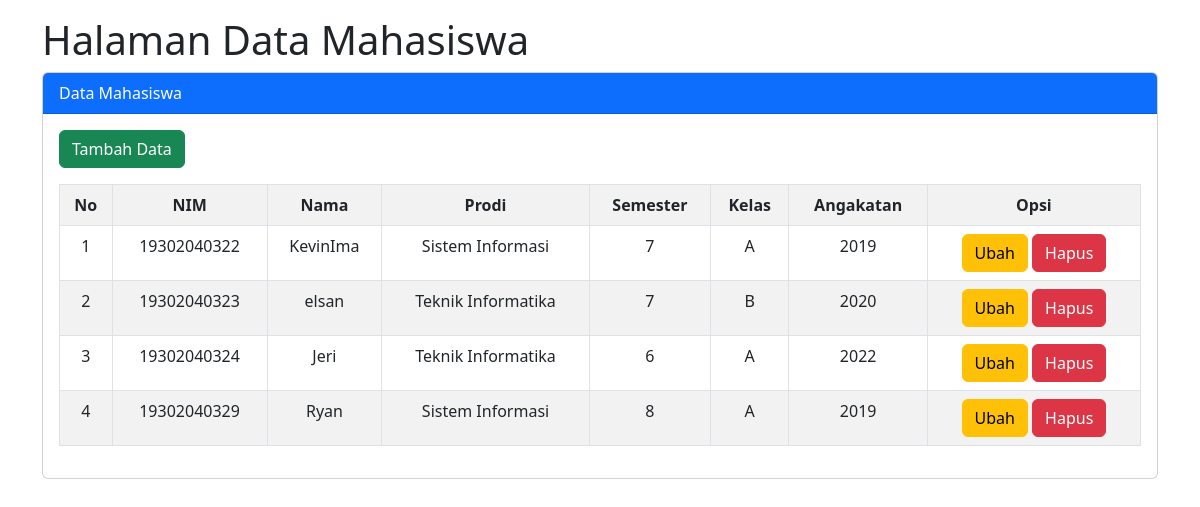
Screenshot of /CRUD/index.php with the database file from the repository.
### tables this page shows
CREATE TABLE `mahasiswa` (
  `nim` varchar(20) NOT NULL,
  `nama` varchar(50) NOT NULL,
  `id_prodi` varchar(50) NOT NULL,
  `id_semester` varchar(50) NOT NULL,
  `kelas` varchar(50) NOT NULL,
  `angkatan` varchar(50) NOT NULL
);

CREATE TABLE `prodi` (
  `id_prodi` varchar(10) NOT NULL,
  `nama_prodi` varchar(50) NOT NULL
);

CREATE TABLE `semester` (
  `id_semester` varchar(10) NOT NULL,
  `semester` varchar(30) NOT NULL
);

### CRUD/index.php (the view, shortened to what this page needs)
<!doctype html>
<html lang="en">
<head>
    <link href="https://cdn.jsdelivr.net/npm/bootstrap@5.3.0-alpha1/dist/css/bootstrap.min.css" rel="stylesheet">
</head>
<body>
    <div class="container">
        <div class="mt-3">
            <h1>Halaman Data Mahasiswa</h1>
        </div>
        <div class="card">
            <div class="card-header bg-primary text-white">
                Data Mahasiswa
            </div>
            <div class="mx-3 mt-3">
                <a href="input_data.php" class="btn btn-success">Tambah Data</a>
            </div>
            <div class="card-body">
                <table class="table table-bordered table-striped table-hover">
                    <tr style="text-align:center;">
                        <th>No</th>
                        <th>NIM</th>
                        <th>Nama</th>
                        <th>Prodi</th>
                        <th>Semester</th>
                        <th>Kelas</th>
                        <th>Angakatan</th>
                        <th>Opsi</th>
                    </tr>
                    <?php
                    include 'koneksi.php';
                    $no = 1;
                    $select = mysqli_query($conn, "SELECT * FROM mahasiswa JOIN prodi JOIN semester WHERE prodi.id_prodi = mahasiswa.id_prodi AND semester.id_semester = mahasiswa.id_semester ");
                    while ($hasil = mysqli_fetch_array($select)) {
                    ?>
                        <tr style="text-align:center;">
                            <td><?php echo $no++ ?></td>
                            <td><?php echo $hasil['nim'] ?></td>
                            <td><?php echo $hasil['nama'] ?></td>
                            <td><?php echo $hasil['nama_prodi'] ?></td>
                            <td><?php echo $hasil['semester'] ?></td>
                            <td><?php echo $hasil['kelas'] ?></td>
                            <td><?php echo $hasil['angkatan'] ?></td>
                            <td>
                                <a href="ubah_data.php ?nim=<?php echo $hasil['nim'] ?>" class="btn btn-warning">Ubah</a>
                                <a href="hapus.php ?nim=<?php echo $hasil['nim'] ?>" class="btn btn-danger">Hapus</a>
                            </td>
                        </tr>
                    <?php } ?>
                </table>
            </div>
        </div>
    </div>
</body>
</html>

### rows the page displays
mahasiswa: nim "19302040322", nama "KevinIma", id_prodi.nama_prodi "Sistem Informasi", id_semester.semester "7", kelas "A", angkatan "2019"
mahasiswa: nim "19302040323", nama "elsan", id_prodi.nama_prodi "Teknik Informatika", id_semester.semester "7", kelas "B", angkatan "2020"
mahasiswa: nim "19302040324", nama "Jeri", id_prodi.nama_prodi "Teknik Informatika", id_semester.semester "6", kelas "A", angkatan "2022"
mahasiswa: nim "19302040329", nama "Ryan", id_prodi.nama_prodi "Sistem Informasi", id_semester.semester "8", kelas "A", angkatan "2019"
